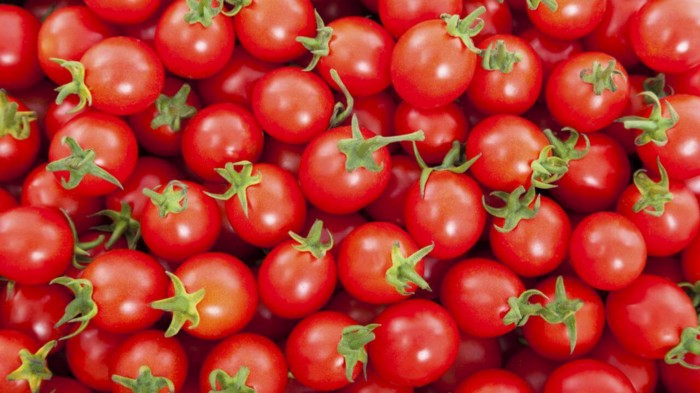
#> input picture imgs/008_tomates.jpeg, 700 x 393 px, found by its file name
$ python adicao_de_imgs.py
#> lines starting #> are read from the running program, lines starting #| are printed output that depends on the picture
import cv2

# espscificando o caminho das duas imagens que seram somadas
img1 = cv2.imread(
    r"C:\Users\rozas\Projects\opencv-experiments\imgs\008_tomates.jpeg")
#> img1 is the input picture: shape (393, 700, 3); mean B, G, R 45.2, 55.8, 181.3
img2 = cv2.imread(
    r"C:\Users\rozas\Projects\opencv-experiments\imgs\011_circle.JPG")
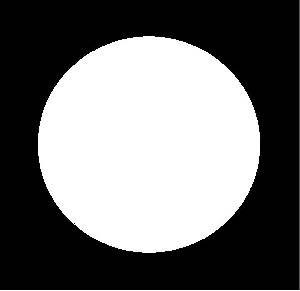
#> input picture imgs/011_circle.JPG, 300 x 291 px, found by its file name
#> img2 is the input picture: shape (291, 300, 3); mean B, G, R 111.6, 111.6, 111.6

# Para as imagens serem somadas elas precisam ter o mesmo tamanho
img1 = cv2.resize(img1, (img2.shape[1], img2.shape[0]))
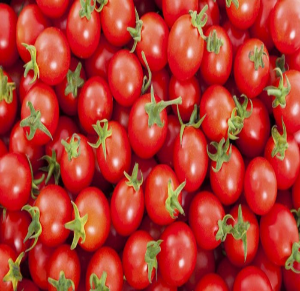
#> img1: shape (291, 300, 3); mean B, G, R 45.1, 55.7, 181.2

# cv2.addWeighted é aplciado sobre as entradas de imagem com paramentros
soma = cv2.addWeighted(img1, 0.5, img2, 0.5, 0)
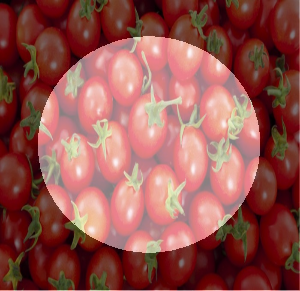
#> soma: shape (291, 300, 3); mean B, G, R 78.3, 83.7, 146.4

# a janela mostra a imagem de saida com a soma ponderada
cv2.imshow("Imagem Ponderada", soma)

# Deslocar qualquer uso de memoria associado
if cv2.waitKey(0) & 0xFF == 27:
#> (key Esc is pressed here)
    cv2.destroyAllWindows()
